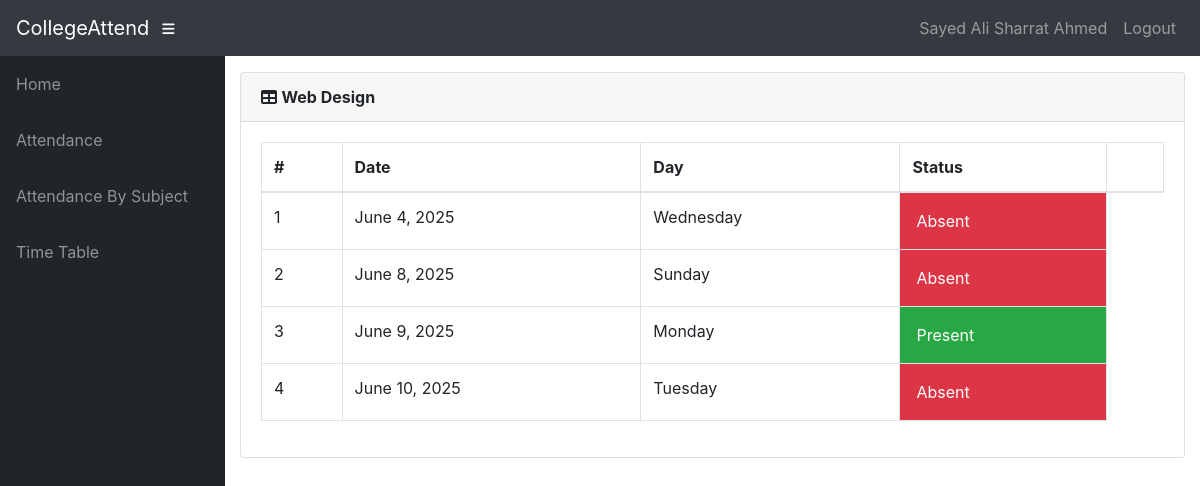
The app's page /info/student/1308202100080/IT-402/attendance/ (signed in), older data.
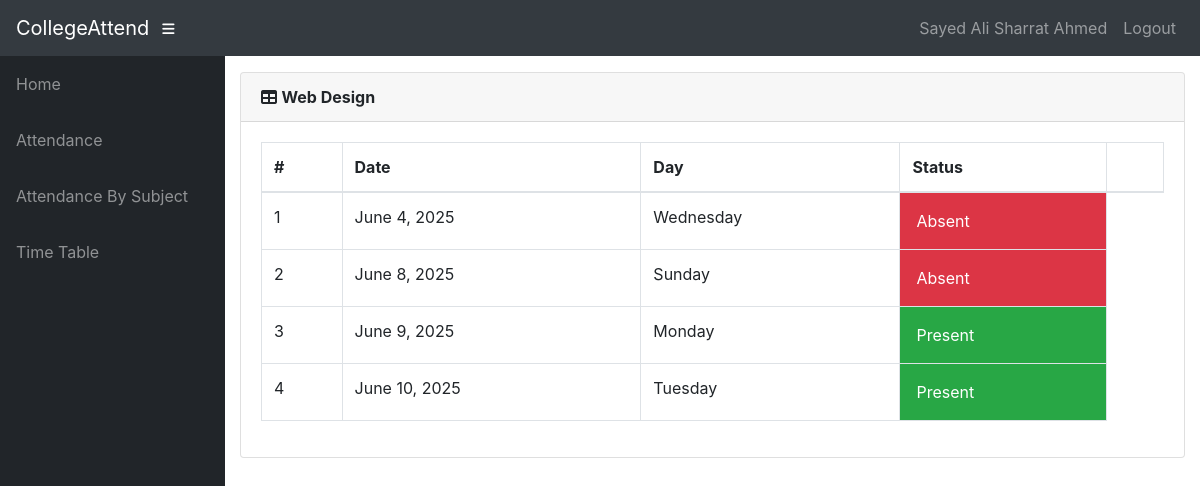
The same page, newer data.
### info/models.py (models this page shows, shortened)
class Attendance(models.Model):
    course = models.ForeignKey(Course, on_delete=models.CASCADE)
    student = models.ForeignKey(Student, on_delete=models.CASCADE)
    attendanceclass = models.ForeignKey(AttendanceClass, on_delete=models.CASCADE, default=1)
    date = models.DateField(default='2025-03-01')
    status = models.BooleanField(default='True')

### info/views.py (the view)
@login_required()
def attendance_detail(request, stud_id, course_id):
    stud = get_object_or_404(Student, USN=stud_id)
    cr = get_object_or_404(Course, id=course_id)
    att_list = Attendance.objects.filter(course=cr, student=stud).order_by('date')
    return render(request, 'info/att_detail.html', {'att_list': att_list, 'cr': cr})

### info/models.py (called while the page is built)
    @property
    def is_student(self):
        if hasattr(self, 'student'):
            return True
        return False

### info/templates/info/att_detail.html (shortened to what this page needs)
{% extends 'info/base.html' %}
    {% block content %}
        <div class="card mb-3">
            <div class="card-header">
              <i class="fas fa-table"></i>
            <strong>{{ cr.name }}</strong></div>
            <div class="card-body">
              <div class="table-responsive">
                <table class="table table-bordered" id="dataTable" width="100%" cellspacing="0">
                  <thead>
                    <tr>
                        <th>#</th>
                        <th>Date</th>
                        <th>Day</th>
                        <th>Status</th>
                        <th></th>
                    </tr>
                  </thead>
                  <tbody>
                        {% for a in att_list %}
                        <tr class="row100 body">
                            <td>{{ forloop.counter }}</td>
                            <td>{{ a.date }}</td>
                            <td>{{ a.date|date:"l" }}</td>
                            {% if a.status %}
                            <td class="p-3 mb-2 bg-success text-white">Present </td>
                            {% else %}
                            <td class="p-3 mb-2 bg-danger text-white">Absent <span class="glyphicon glyphicon-thumbs-down"></span</td>
                            {% endif %}
                        </tr>
                    {% empty %}
                            <p>student has no attendance</p>
                    {% endfor %}
                  </tbody>
                </table>
              </div>
            </div>
          </div>
    {% endblock %}

Row changes from the older to the newer data that the page shows:
changed Attendance "June 10, 2025": status "Absent" → "Present"
